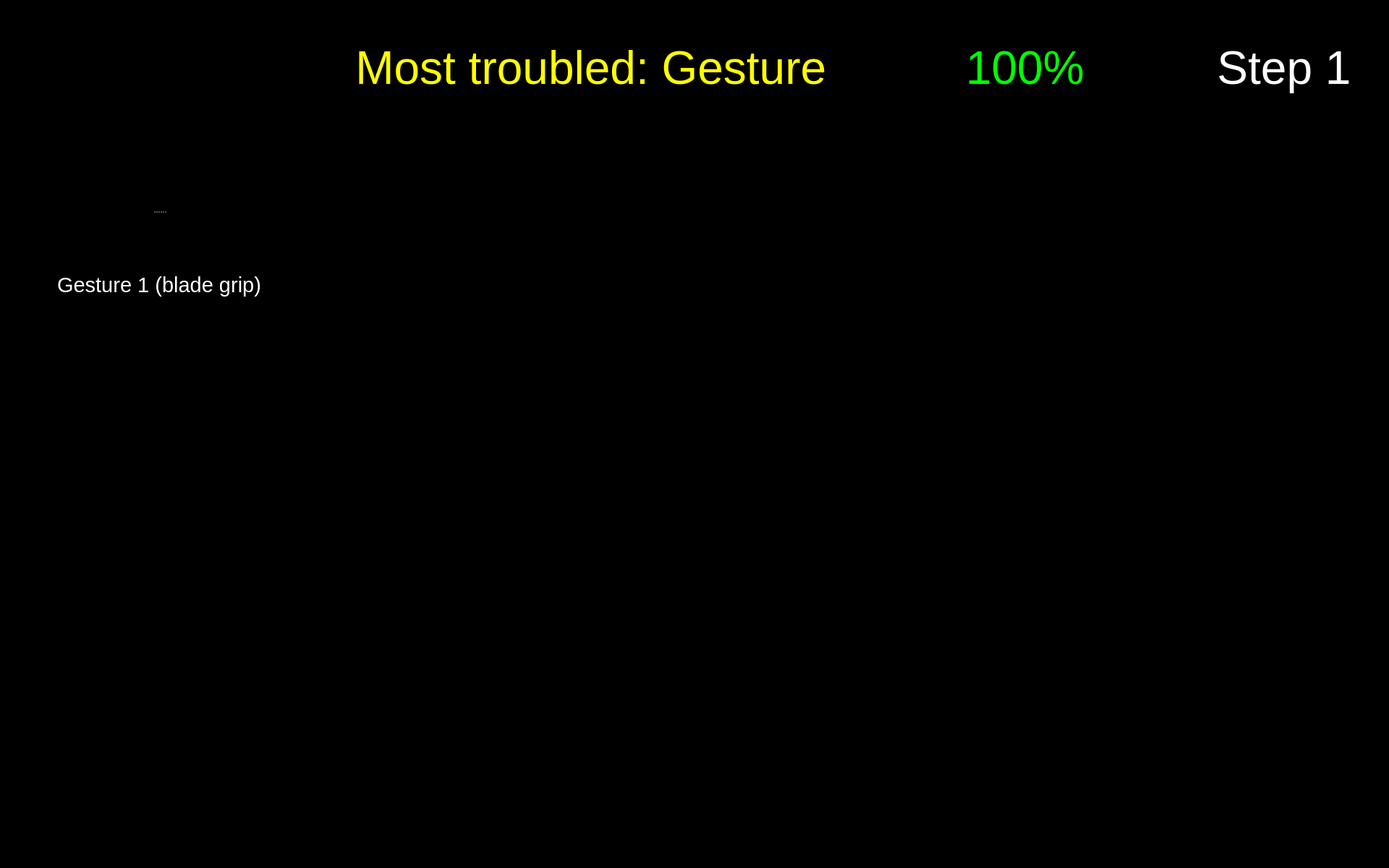
<?xml version="1.0" encoding="UTF-8"?>
<ui version="4.0">
 <class>Form</class>
 <widget class="QWidget" name="Form">
  <property name="geometry">
   <rect>
    <x>0</x>
    <y>0</y>
    <width>1920</width>
    <height>1200</height>
   </rect>
  </property>
  <property name="maximumSize">
   <size>
    <width>1920</width>
    <height>1200</height>
   </size>
  </property>
  <property name="windowTitle">
   <string>Form</string>
  </property>
  <property name="styleSheet">
   <string notr="true">background-color: rgb(0, 0, 0);</string>
  </property>
  <widget class="QLabel" name="label_plot_1">
   <property name="geometry">
    <rect>
     <x>490</x>
     <y>180</y>
     <width>850</width>
     <height>340</height>
    </rect>
   </property>
   <property name="maximumSize">
    <size>
     <width>1200</width>
     <height>480</height>
    </size>
   </property>
   <property name="font">
    <font>
     <pointsize>48</pointsize>
    </font>
   </property>
   <property name="styleSheet">
    <string notr="true">color: rgb(255, 255, 255);</string>
   </property>
   <property name="text">
    <string/>
   </property>
   <property name="scaledContents">
    <bool>true</bool>
   </property>
  </widget>
  <widget class="QWidget" name="widget_score" native="true">
   <property name="geometry">
    <rect>
     <x>1180</x>
     <y>20</y>
     <width>450</width>
     <height>150</height>
    </rect>
   </property>
   <widget class="QWidget" name="horizontalLayoutWidget_2">
    <property name="geometry">
     <rect>
      <x>-1</x>
      <y>-1</y>
      <width>451</width>
      <height>152</height>
     </rect>
    </property>
    <layout class="QHBoxLayout" name="horizontalLayout_2">
     <item>
      <widget class="QLabel" name="score_flag">
       <property name="enabled">
        <bool>true</bool>
       </property>
       <property name="sizePolicy">
        <sizepolicy hsizetype="Preferred" vsizetype="Preferred">
         <horstretch>0</horstretch>
         <verstretch>0</verstretch>
        </sizepolicy>
       </property>
       <property name="maximumSize">
        <size>
         <width>150</width>
         <height>150</height>
        </size>
       </property>
       <property name="text">
        <string/>
       </property>
       <property name="pixmap">
        <pixmap resource="resources/res.qrc">:/img/Score Flag.svg</pixmap>
       </property>
      </widget>
     </item>
     <item>
      <widget class="QLabel" name="label_text_score">
       <property name="font">
        <font>
         <pointsize>48</pointsize>
        </font>
       </property>
       <property name="styleSheet">
        <string notr="true">color: rgb(0, 255, 0);</string>
       </property>
       <property name="text">
        <string>&lt;html&gt;&lt;head/&gt;&lt;body&gt;&lt;p&gt;&lt;span style=&quot; color:#00ff00;&quot;&gt;100%&lt;/span&gt;&lt;/p&gt;&lt;/body&gt;&lt;/html&gt;</string>
       </property>
       <property name="alignment">
        <set>Qt::AlignLeading|Qt::AlignLeft|Qt::AlignVCenter</set>
       </property>
       <property name="wordWrap">
        <bool>true</bool>
       </property>
      </widget>
     </item>
    </layout>
   </widget>
  </widget>
  <widget class="QLabel" name="icon_newbie_1">
   <property name="enabled">
    <bool>true</bool>
   </property>
   <property name="geometry">
    <rect>
     <x>490</x>
     <y>380</y>
     <width>100</width>
     <height>100</height>
    </rect>
   </property>
   <property name="sizePolicy">
    <sizepolicy hsizetype="Preferred" vsizetype="Preferred">
     <horstretch>0</horstretch>
     <verstretch>0</verstretch>
    </sizepolicy>
   </property>
   <property name="maximumSize">
    <size>
     <width>100</width>
     <height>100</height>
    </size>
   </property>
   <property name="text">
    <string/>
   </property>
   <property name="pixmap">
    <pixmap resource="resources/res.qrc">:/img/Icon User.png</pixmap>
   </property>
   <property name="scaledContents">
    <bool>true</bool>
   </property>
  </widget>
  <widget class="QLabel" name="icon_expert_1">
   <property name="enabled">
    <bool>true</bool>
   </property>
   <property name="geometry">
    <rect>
     <x>490</x>
     <y>220</y>
     <width>100</width>
     <height>100</height>
    </rect>
   </property>
   <property name="sizePolicy">
    <sizepolicy hsizetype="Preferred" vsizetype="Preferred">
     <horstretch>0</horstretch>
     <verstretch>0</verstretch>
    </sizepolicy>
   </property>
   <property name="maximumSize">
    <size>
     <width>100</width>
     <height>100</height>
    </size>
   </property>
   <property name="text">
    <string/>
   </property>
   <property name="pixmap">
    <pixmap resource="resources/res.qrc">:/img/Icon Expert.png</pixmap>
   </property>
   <property name="scaledContents">
    <bool>true</bool>
   </property>
  </widget>
  <widget class="QPushButton" name="button_exit">
   <property name="enabled">
    <bool>true</bool>
   </property>
   <property name="geometry">
    <rect>
     <x>1760</x>
     <y>1040</y>
     <width>150</width>
     <height>150</height>
    </rect>
   </property>
   <property name="minimumSize">
    <size>
     <width>81</width>
     <height>81</height>
    </size>
   </property>
   <property name="maximumSize">
    <size>
     <width>150</width>
     <height>150</height>
    </size>
   </property>
   <property name="cursor">
    <cursorShape>OpenHandCursor</cursorShape>
   </property>
   <property name="focusPolicy">
    <enum>Qt::WheelFocus</enum>
   </property>
   <property name="contextMenuPolicy">
    <enum>Qt::DefaultContextMenu</enum>
   </property>
   <property name="icon">
    <iconset resource="resources/res.qrc">
     <normaloff>:/buttons/Button Exit.svg</normaloff>:/buttons/Button Exit.svg</iconset>
   </property>
   <property name="iconSize">
    <size>
     <width>144</width>
     <height>144</height>
    </size>
   </property>
   <property name="autoDefault">
    <bool>false</bool>
   </property>
   <property name="default">
    <bool>false</bool>
   </property>
   <property name="flat">
    <bool>true</bool>
   </property>
  </widget>
  <widget class="QPushButton" name="button_nav_right">
   <property name="enabled">
    <bool>true</bool>
   </property>
   <property name="geometry">
    <rect>
     <x>960</x>
     <y>560</y>
     <width>150</width>
     <height>150</height>
    </rect>
   </property>
   <property name="minimumSize">
    <size>
     <width>81</width>
     <height>81</height>
    </size>
   </property>
   <property name="maximumSize">
    <size>
     <width>150</width>
     <height>150</height>
    </size>
   </property>
   <property name="cursor">
    <cursorShape>OpenHandCursor</cursorShape>
   </property>
   <property name="focusPolicy">
    <enum>Qt::WheelFocus</enum>
   </property>
   <property name="contextMenuPolicy">
    <enum>Qt::DefaultContextMenu</enum>
   </property>
   <property name="layoutDirection">
    <enum>Qt::LeftToRight</enum>
   </property>
   <property name="autoFillBackground">
    <bool>false</bool>
   </property>
   <property name="styleSheet">
    <string notr="true"/>
   </property>
   <property name="icon">
    <iconset resource="resources/res.qrc">
     <normaloff>:/buttons/Button Right.svg</normaloff>:/buttons/Button Right.svg</iconset>
   </property>
   <property name="iconSize">
    <size>
     <width>144</width>
     <height>144</height>
    </size>
   </property>
   <property name="autoDefault">
    <bool>false</bool>
   </property>
   <property name="default">
    <bool>false</bool>
   </property>
   <property name="flat">
    <bool>true</bool>
   </property>
  </widget>
  <widget class="QPushButton" name="button_nav_left">
   <property name="enabled">
    <bool>true</bool>
   </property>
   <property name="geometry">
    <rect>
     <x>800</x>
     <y>560</y>
     <width>150</width>
     <height>150</height>
    </rect>
   </property>
   <property name="minimumSize">
    <size>
     <width>81</width>
     <height>81</height>
    </size>
   </property>
   <property name="maximumSize">
    <size>
     <width>150</width>
     <height>150</height>
    </size>
   </property>
   <property name="cursor">
    <cursorShape>OpenHandCursor</cursorShape>
   </property>
   <property name="focusPolicy">
    <enum>Qt::WheelFocus</enum>
   </property>
   <property name="contextMenuPolicy">
    <enum>Qt::DefaultContextMenu</enum>
   </property>
   <property name="layoutDirection">
    <enum>Qt::LeftToRight</enum>
   </property>
   <property name="autoFillBackground">
    <bool>false</bool>
   </property>
   <property name="styleSheet">
    <string notr="true"/>
   </property>
   <property name="icon">
    <iconset resource="resources/res.qrc">
     <normaloff>:/buttons/Button Left.svg</normaloff>:/buttons/Button Left.svg</iconset>
   </property>
   <property name="iconSize">
    <size>
     <width>144</width>
     <height>144</height>
    </size>
   </property>
   <property name="autoDefault">
    <bool>false</bool>
   </property>
   <property name="default">
    <bool>false</bool>
   </property>
   <property name="flat">
    <bool>true</bool>
   </property>
  </widget>
  <widget class="QLabel" name="icon_reaction_1">
   <property name="enabled">
    <bool>true</bool>
   </property>
   <property name="geometry">
    <rect>
     <x>1400</x>
     <y>250</y>
     <width>200</width>
     <height>200</height>
    </rect>
   </property>
   <property name="sizePolicy">
    <sizepolicy hsizetype="Preferred" vsizetype="Preferred">
     <horstretch>0</horstretch>
     <verstretch>0</verstretch>
    </sizepolicy>
   </property>
   <property name="maximumSize">
    <size>
     <width>200</width>
     <height>200</height>
    </size>
   </property>
   <property name="text">
    <string/>
   </property>
   <property name="scaledContents">
    <bool>true</bool>
   </property>
  </widget>
  <widget class="QLabel" name="image_step">
   <property name="geometry">
    <rect>
     <x>1650</x>
     <y>170</y>
     <width>250</width>
     <height>250</height>
    </rect>
   </property>
   <property name="font">
    <font>
     <pointsize>48</pointsize>
    </font>
   </property>
   <property name="styleSheet">
    <string notr="true">color: rgb(255, 255, 255);</string>
   </property>
   <property name="text">
    <string/>
   </property>
   <property name="pixmap">
    <pixmap resource="resources/res.qrc">:/detected steps/Detected Step1_Button.png</pixmap>
   </property>
   <property name="alignment">
    <set>Qt::AlignCenter</set>
   </property>
   <property name="wordWrap">
    <bool>true</bool>
   </property>
  </widget>
  <widget class="QLabel" name="label_trouble">
   <property name="geometry">
    <rect>
     <x>260</x>
     <y>20</y>
     <width>900</width>
     <height>150</height>
    </rect>
   </property>
   <property name="font">
    <font>
     <family>Arial</family>
     <pointsize>48</pointsize>
     <weight>9</weight>
     <italic>false</italic>
     <bold>false</bold>
    </font>
   </property>
   <property name="styleSheet">
    <string notr="true">font: 75 48pt &quot;Arial&quot;;
color: rgb(255, 255, 0);</string>
   </property>
   <property name="text">
    <string>Most troubled: Gesture </string>
   </property>
   <property name="textFormat">
    <enum>Qt::RichText</enum>
   </property>
   <property name="alignment">
    <set>Qt::AlignRight|Qt::AlignTrailing|Qt::AlignVCenter</set>
   </property>
   <property name="wordWrap">
    <bool>true</bool>
   </property>
  </widget>
  <widget class="QLabel" name="label_text_step">
   <property name="geometry">
    <rect>
     <x>1650</x>
     <y>20</y>
     <width>250</width>
     <height>150</height>
    </rect>
   </property>
   <property name="font">
    <font>
     <family>Arial</family>
     <pointsize>48</pointsize>
     <weight>9</weight>
     <italic>false</italic>
     <bold>false</bold>
    </font>
   </property>
   <property name="styleSheet">
    <string notr="true">font: 75 48pt &quot;Arial&quot;;
color: rgb(255, 255, 255);</string>
   </property>
   <property name="text">
    <string>Step 1</string>
   </property>
   <property name="textFormat">
    <enum>Qt::RichText</enum>
   </property>
   <property name="alignment">
    <set>Qt::AlignCenter</set>
   </property>
   <property name="wordWrap">
    <bool>true</bool>
   </property>
  </widget>
  <widget class="QSplitter" name="splitter_2">
   <property name="geometry">
    <rect>
     <x>60</x>
     <y>210</y>
     <width>320</width>
     <height>282</height>
    </rect>
   </property>
   <property name="orientation">
    <enum>Qt::Vertical</enum>
   </property>
   <widget class="QLabel" name="image_required_1">
    <property name="maximumSize">
     <size>
      <width>320</width>
      <height>240</height>
     </size>
    </property>
    <property name="text">
     <string/>
    </property>
    <property name="pixmap">
     <pixmap resource="resources/res.qrc">:/img/right_step1_gesture1.png</pixmap>
    </property>
    <property name="scaledContents">
     <bool>true</bool>
    </property>
   </widget>
   <widget class="QLabel" name="text_required_1">
    <property name="font">
     <font>
      <family>Arial</family>
      <pointsize>22</pointsize>
      <weight>9</weight>
      <italic>false</italic>
      <bold>false</bold>
     </font>
    </property>
    <property name="styleSheet">
     <string notr="true">font: 75 22pt &quot;Arial&quot;;
color: rgb(255, 255, 255);</string>
    </property>
    <property name="text">
     <string>Gesture 1 (blade grip)</string>
    </property>
    <property name="textFormat">
     <enum>Qt::PlainText</enum>
    </property>
    <property name="alignment">
     <set>Qt::AlignCenter</set>
    </property>
    <property name="wordWrap">
     <bool>true</bool>
    </property>
   </widget>
  </widget>
 </widget>
 <resources>
  <include location="resources/res.qrc"/>
 </resources>
 <connections/>
</ui>
